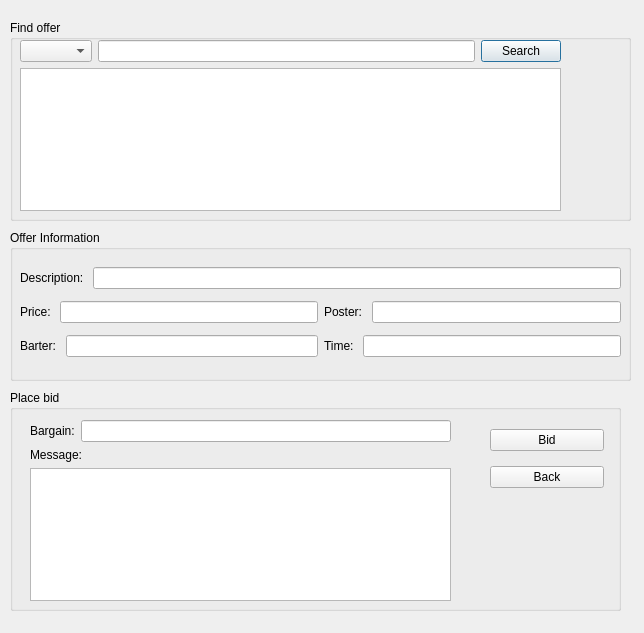
<?xml version="1.0" encoding="UTF-8"?>
<ui version="4.0">
 <class>SearchOffer</class>
 <widget class="QDialog" name="SearchOffer">
  <property name="geometry">
   <rect>
    <x>0</x>
    <y>0</y>
    <width>644</width>
    <height>633</height>
   </rect>
  </property>
  <property name="sizePolicy">
   <sizepolicy hsizetype="Preferred" vsizetype="Preferred">
    <horstretch>0</horstretch>
    <verstretch>0</verstretch>
   </sizepolicy>
  </property>
  <property name="windowTitle">
   <string>Dialog</string>
  </property>
  <widget class="QGroupBox" name="groupBox">
   <property name="geometry">
    <rect>
     <x>10</x>
     <y>20</y>
     <width>621</width>
     <height>201</height>
    </rect>
   </property>
   <property name="title">
    <string>Find offer</string>
   </property>
   <widget class="QWidget" name="layoutWidget">
    <property name="geometry">
     <rect>
      <x>10</x>
      <y>20</y>
      <width>541</width>
      <height>171</height>
     </rect>
    </property>
    <layout class="QVBoxLayout" name="verticalLayout">
     <item>
      <layout class="QHBoxLayout" name="horizontalLayout_2">
       <item>
        <layout class="QHBoxLayout" name="horizontalLayout"/>
       </item>
       <item>
        <widget class="QComboBox" name="typeCombo">
         <property name="enabled">
          <bool>true</bool>
         </property>
         <property name="sizePolicy">
          <sizepolicy hsizetype="Preferred" vsizetype="Fixed">
           <horstretch>0</horstretch>
           <verstretch>0</verstretch>
          </sizepolicy>
         </property>
        </widget>
       </item>
       <item>
        <widget class="QLineEdit" name="searchLine"/>
       </item>
       <item>
        <widget class="QPushButton" name="pushButton">
         <property name="text">
          <string>Search</string>
         </property>
         <property name="autoDefault">
          <bool>true</bool>
         </property>
         <property name="default">
          <bool>true</bool>
         </property>
         <property name="flat">
          <bool>false</bool>
         </property>
        </widget>
       </item>
      </layout>
     </item>
     <item>
      <widget class="QListView" name="listView"/>
     </item>
    </layout>
   </widget>
  </widget>
  <widget class="QGroupBox" name="groupBox_2">
   <property name="geometry">
    <rect>
     <x>10</x>
     <y>230</y>
     <width>621</width>
     <height>151</height>
    </rect>
   </property>
   <property name="title">
    <string>Offer Information</string>
   </property>
   <widget class="QWidget" name="layoutWidget">
    <property name="geometry">
     <rect>
      <x>10</x>
      <y>31</y>
      <width>601</width>
      <height>105</height>
     </rect>
    </property>
    <layout class="QVBoxLayout" name="verticalLayout_2">
     <item>
      <layout class="QHBoxLayout" name="horizontalLayout_3">
       <item>
        <widget class="QLabel" name="label_2">
         <property name="text">
          <string>Description: </string>
         </property>
        </widget>
       </item>
       <item>
        <widget class="QLineEdit" name="descrptLine"/>
       </item>
      </layout>
     </item>
     <item>
      <layout class="QHBoxLayout" name="horizontalLayout_7">
       <item>
        <layout class="QHBoxLayout" name="horizontalLayout_5">
         <item>
          <widget class="QLabel" name="label_4">
           <property name="text">
            <string>Price: </string>
           </property>
          </widget>
         </item>
         <item>
          <widget class="QLineEdit" name="priceLine"/>
         </item>
        </layout>
       </item>
       <item>
        <layout class="QHBoxLayout" name="horizontalLayout_6">
         <item>
          <widget class="QLabel" name="label_5">
           <property name="text">
            <string>Poster: </string>
           </property>
          </widget>
         </item>
         <item>
          <widget class="QLineEdit" name="posterLine"/>
         </item>
        </layout>
       </item>
      </layout>
     </item>
     <item>
      <layout class="QHBoxLayout" name="horizontalLayout_10">
       <item>
        <layout class="QHBoxLayout" name="horizontalLayout_9">
         <item>
          <widget class="QLabel" name="label_7">
           <property name="text">
            <string>Barter: </string>
           </property>
          </widget>
         </item>
         <item>
          <widget class="QLineEdit" name="barterLine"/>
         </item>
        </layout>
       </item>
       <item>
        <layout class="QHBoxLayout" name="horizontalLayout_4">
         <item>
          <widget class="QLabel" name="label_3">
           <property name="text">
            <string>Time: </string>
           </property>
          </widget>
         </item>
         <item>
          <widget class="QLineEdit" name="timeLine"/>
         </item>
        </layout>
       </item>
      </layout>
     </item>
    </layout>
   </widget>
  </widget>
  <widget class="QGroupBox" name="groupBox_3">
   <property name="geometry">
    <rect>
     <x>10</x>
     <y>390</y>
     <width>611</width>
     <height>221</height>
    </rect>
   </property>
   <property name="title">
    <string>Place bid</string>
   </property>
   <widget class="QWidget" name="layoutWidget">
    <property name="geometry">
     <rect>
      <x>20</x>
      <y>30</y>
      <width>421</width>
      <height>181</height>
     </rect>
    </property>
    <layout class="QVBoxLayout" name="verticalLayout_5">
     <item>
      <layout class="QHBoxLayout" name="horizontalLayout_8">
       <item>
        <widget class="QLabel" name="label">
         <property name="text">
          <string>Bargain:</string>
         </property>
        </widget>
       </item>
       <item>
        <widget class="QLineEdit" name="bargnLine"/>
       </item>
      </layout>
     </item>
     <item>
      <layout class="QVBoxLayout" name="verticalLayout_4">
       <item>
        <widget class="QLabel" name="label_6">
         <property name="text">
          <string>Message: </string>
         </property>
        </widget>
       </item>
       <item>
        <widget class="QPlainTextEdit" name="messageBox"/>
       </item>
      </layout>
     </item>
    </layout>
   </widget>
   <widget class="QWidget" name="layoutWidget">
    <property name="geometry">
     <rect>
      <x>480</x>
      <y>30</y>
      <width>114</width>
      <height>79</height>
     </rect>
    </property>
    <layout class="QVBoxLayout" name="verticalLayout_3">
     <item>
      <widget class="QPushButton" name="pushButton_3">
       <property name="text">
        <string>Bid</string>
       </property>
      </widget>
     </item>
     <item>
      <widget class="QPushButton" name="pushButton_2">
       <property name="text">
        <string>Back</string>
       </property>
      </widget>
     </item>
    </layout>
   </widget>
  </widget>
 </widget>
 <resources/>
 <connections>
  <connection>
   <sender>pushButton_2</sender>
   <signal>clicked()</signal>
   <receiver>SearchOffer</receiver>
   <slot>close()</slot>
   <hints>
    <hint type="sourcelabel">
     <x>519</x>
     <y>443</y>
    </hint>
    <hint type="destinationlabel">
     <x>478</x>
     <y>443</y>
    </hint>
   </hints>
  </connection>
  <connection>
   <sender>pushButton_3</sender>
   <signal>clicked()</signal>
   <receiver>SearchOffer</receiver>
   <slot>accept()</slot>
   <hints>
    <hint type="sourcelabel">
     <x>360</x>
     <y>441</y>
    </hint>
    <hint type="destinationlabel">
     <x>257</x>
     <y>440</y>
    </hint>
   </hints>
  </connection>
 </connections>
</ui>
